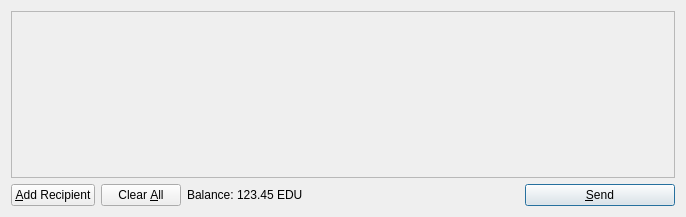
<?xml version="1.0" encoding="UTF-8"?>
<ui version="4.0">
 <class>SendCoinsDialog</class>
 <widget class="QDialog" name="SendCoinsDialog">
  <property name="geometry">
   <rect>
    <x>0</x>
    <y>0</y>
    <width>686</width>
    <height>217</height>
   </rect>
  </property>
  <property name="windowTitle">
   <string>Send Coins</string>
  </property>
  <layout class="QVBoxLayout" name="verticalLayout">
   <item>
    <widget class="QScrollArea" name="scrollArea">
     <property name="widgetResizable">
      <bool>true</bool>
     </property>
     <widget class="QWidget" name="scrollAreaWidgetContents">
      <property name="geometry">
       <rect>
        <x>0</x>
        <y>0</y>
        <width>660</width>
        <height>149</height>
       </rect>
      </property>
      <layout class="QVBoxLayout" name="verticalLayout_2">
       <property name="margin">
        <number>0</number>
       </property>
       <item>
        <layout class="QVBoxLayout" name="entries">
         <property name="spacing">
          <number>6</number>
         </property>
        </layout>
       </item>
       <item>
        <spacer name="verticalSpacer">
         <property name="orientation">
          <enum>Qt::Vertical</enum>
         </property>
         <property name="sizeHint" stdset="0">
          <size>
           <width>20</width>
           <height>40</height>
          </size>
         </property>
        </spacer>
       </item>
      </layout>
     </widget>
    </widget>
   </item>
   <item>
    <layout class="QHBoxLayout" name="horizontalLayout">
     <item>
      <widget class="QPushButton" name="addButton">
       <property name="toolTip">
        <string>Send to multiple recipients at once</string>
       </property>
       <property name="text">
        <string>&amp;Add Recipient</string>
       </property>
       <property name="autoDefault">
        <bool>false</bool>
       </property>
      </widget>
     </item>
     <item>
      <widget class="QPushButton" name="clearButton">
       <property name="sizePolicy">
        <sizepolicy hsizetype="Minimum" vsizetype="Fixed">
         <horstretch>0</horstretch>
         <verstretch>0</verstretch>
        </sizepolicy>
       </property>
       <property name="toolTip">
        <string>Remove all transaction fields</string>
       </property>
       <property name="text">
        <string>Clear &amp;All</string>
       </property>
       <property name="autoRepeatDelay">
        <number>300</number>
       </property>
       <property name="autoDefault">
        <bool>false</bool>
       </property>
      </widget>
     </item>
     <item>
      <layout class="QHBoxLayout" name="horizontalLayout_2">
       <property name="spacing">
        <number>3</number>
       </property>
       <item>
        <widget class="QLabel" name="label">
         <property name="text">
          <string>Balance:</string>
         </property>
        </widget>
       </item>
       <item>
        <widget class="QLabel" name="labelBalance">
         <property name="cursor">
          <cursorShape>IBeamCursor</cursorShape>
         </property>
         <property name="text">
          <string>123.45 EDU</string>
         </property>
         <property name="textInteractionFlags">
          <set>Qt::LinksAccessibleByMouse|Qt::TextSelectableByKeyboard|Qt::TextSelectableByMouse</set>
         </property>
        </widget>
       </item>
      </layout>
     </item>
     <item>
      <spacer name="horizontalSpacer">
       <property name="orientation">
        <enum>Qt::Horizontal</enum>
       </property>
       <property name="sizeHint" stdset="0">
        <size>
         <width>40</width>
         <height>20</height>
        </size>
       </property>
      </spacer>
     </item>
     <item>
      <widget class="QPushButton" name="sendButton">
       <property name="minimumSize">
        <size>
         <width>150</width>
         <height>0</height>
        </size>
       </property>
       <property name="toolTip">
        <string>Confirm the send action</string>
       </property>
       <property name="text">
        <string>&amp;Send</string>
       </property>
       <property name="icon">
        <iconset resource="../bitcoin.qrc">
         <normaloff>:/icons/send</normaloff>:/icons/send</iconset>
       </property>
       <property name="default">
        <bool>true</bool>
       </property>
      </widget>
     </item>
    </layout>
   </item>
  </layout>
 </widget>
 <resources>
  <include location="../bitcoin.qrc"/>
 </resources>
 <connections/>
</ui>
